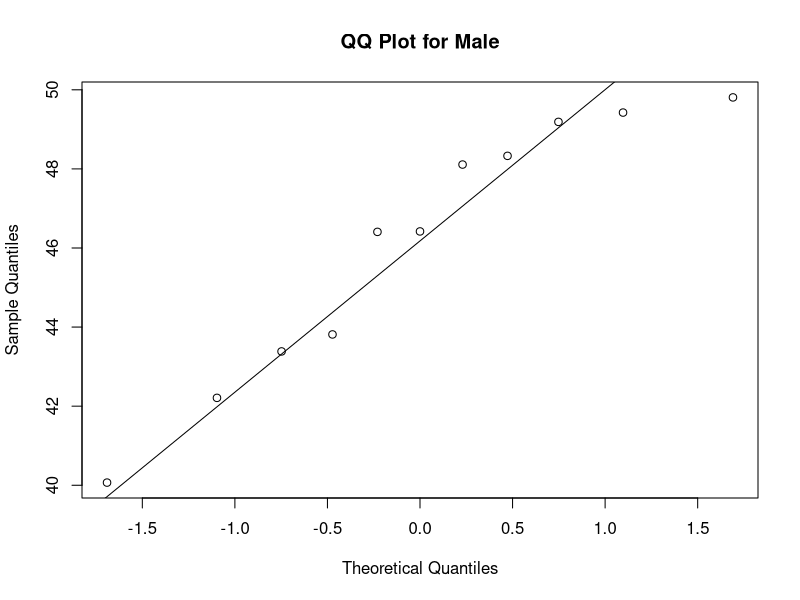
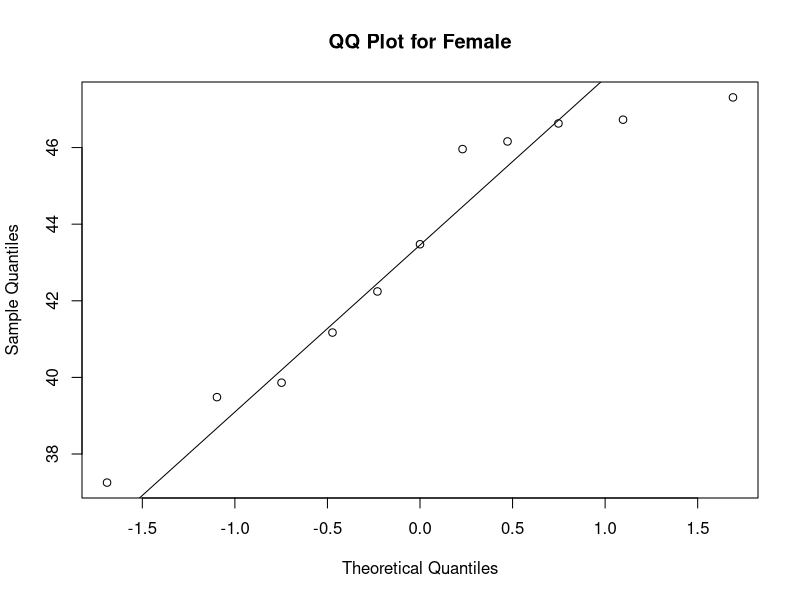
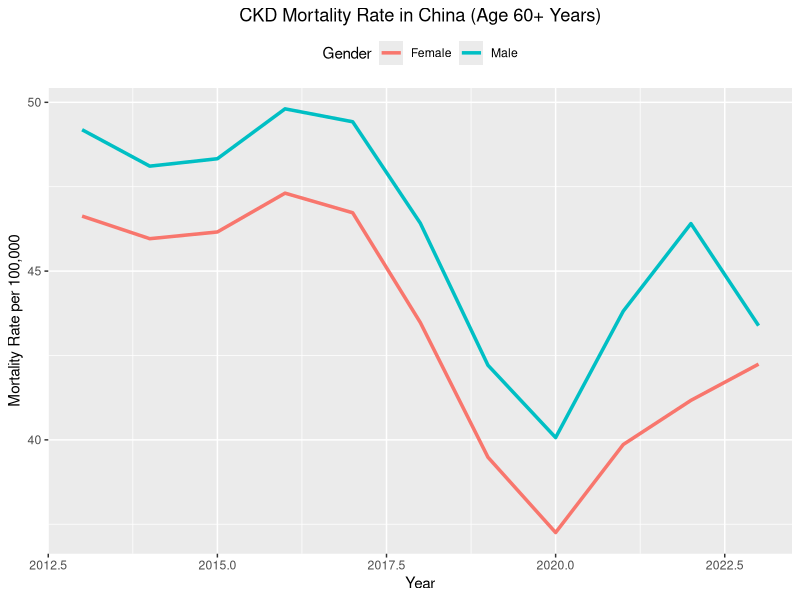
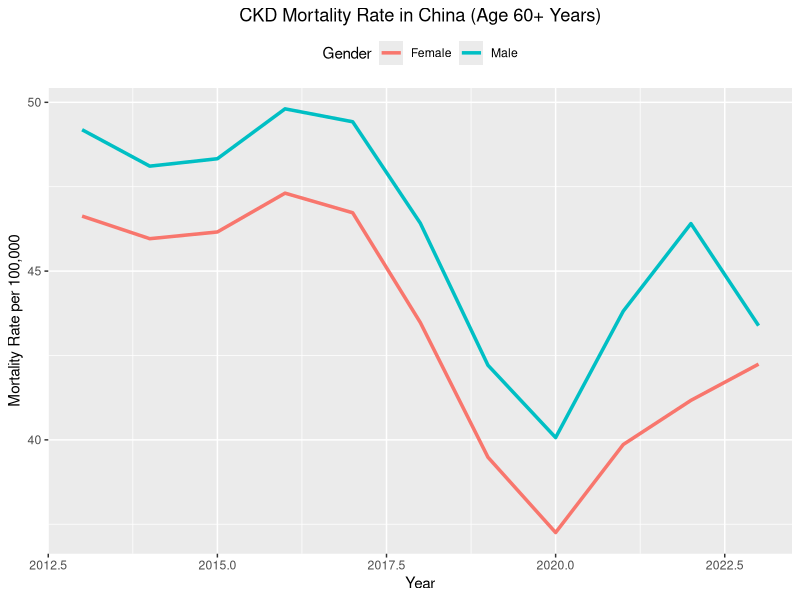

These charts were generated, in order, by the following R code:
## ---- chunk 1

knitr::opts_chunk$set(echo = TRUE, warning = FALSE, message = FALSE)

## ---- chunk 2

# Packages
library(tidyverse)
library(knitr)

# Set working directory
setwd("C:/Users/乌乌没有仙人/Desktop/6270/HW5/VTPEH6270_Jingxin-Yuan/Data/Original data")

# Load file
data_ckd = read.csv("IHME-GBD_CKD_20260130.csv")

#Check if it contains NA
n_na <- sum(is.na(data_ckd))
cat("The amount of NA is",n_na,end='\n')

#Check available years
sort(unique(data_ckd$year))

#Check of Abnormal Value
#Define IQR measure to detect abnormal value
detect_outliers <- function(x) {
  Q1 <- quantile(x, 0.25, na.rm = TRUE)
  Q3 <- quantile(x, 0.75, na.rm = TRUE)
  IQR_value <- Q3 - Q1
  lower_bound <- Q1 - 1.5 * IQR_value
  upper_bound <- Q3 + 1.5 * IQR_value
  return(x < lower_bound | x > upper_bound)
}

#Detected column
numeric_cols <- c("val", "upper", "lower")

#Detect
outliers_df <- data_ckd %>%
  mutate(across(all_of(numeric_cols), detect_outliers))

outlier_summary <- colSums(outliers_df[numeric_cols], na.rm = TRUE)
print(outlier_summary)

#Replace abnormal value with median value
median_vals <- apply(data_ckd[numeric_cols], 2, median, na.rm = TRUE)

data_ckd[numeric_cols] <- lapply(numeric_cols, function(col) {
  data_ckd[[col]] <- ifelse(outliers_df[[col]], median_vals[col], data_ckd[[col]])
})

# filter data
data_ckd_old <- data_ckd %>%
  filter(
    location_name == "China",
    age_name == "60+ years",
    measure_name == "Deaths"
  ) %>%
  select(year, sex_name, val)

# Examine data structure
str(data_ckd_old)

# Create variable description table
var_table <- tibble(
  Variable_Name = c("year", "sex_name", "val"),
  Variable_Type = c("Discrete", "Categorical", "Continuous"),
  R_Class = c(class(data_ckd_old$year),
              class(data_ckd_old$sex_name),
              class(data_ckd_old$val)),
  Description = c(
    "Observation year",
    "Gender (Male or Female)",
    "CKD mortality rate per 100,000 population"
  )
)
var_table

## ---- chunk 3

# Split data
male_data <- data_ckd_old %>% filter(sex_name == "Male") %>% pull(val)
female_data <- data_ckd_old %>% filter(sex_name == "Female") %>% pull(val)

# Shapiro test
shapiro.test(male_data)
shapiro.test(female_data)

# QQ plots
qqnorm(male_data, main = "QQ Plot for Male")
qqline(male_data)
qqnorm(female_data, main = "QQ Plot for Female")
qqline(female_data)

## ---- chunk 4

t_test_result <- t.test(val ~ sex_name, data = data_ckd_old)
t_test_result

## ---- chunk 5

p3 <- ggplot(data_ckd_old, aes(x = year, y = val, color = sex_name)) +
  geom_line(size = 1.2) +
  labs(
    title = "CKD Mortality Rate in China (Age 60+ Years)",
    x = "Year",
    y = "Mortality Rate per 100,000",
    color = "Gender"
  ) +
  theme(
    plot.title = element_text(hjust = 0.5),
    legend.position = "top"
  )
ggsave("C:/Users/乌乌没有仙人/Desktop/6270/HW5/VTPEH6270_Jingxin-Yuan/Output/Figures/Gender trend on mortality of CKD of 60+ years people in China.png",plot = p3)

# Show plot
p3
